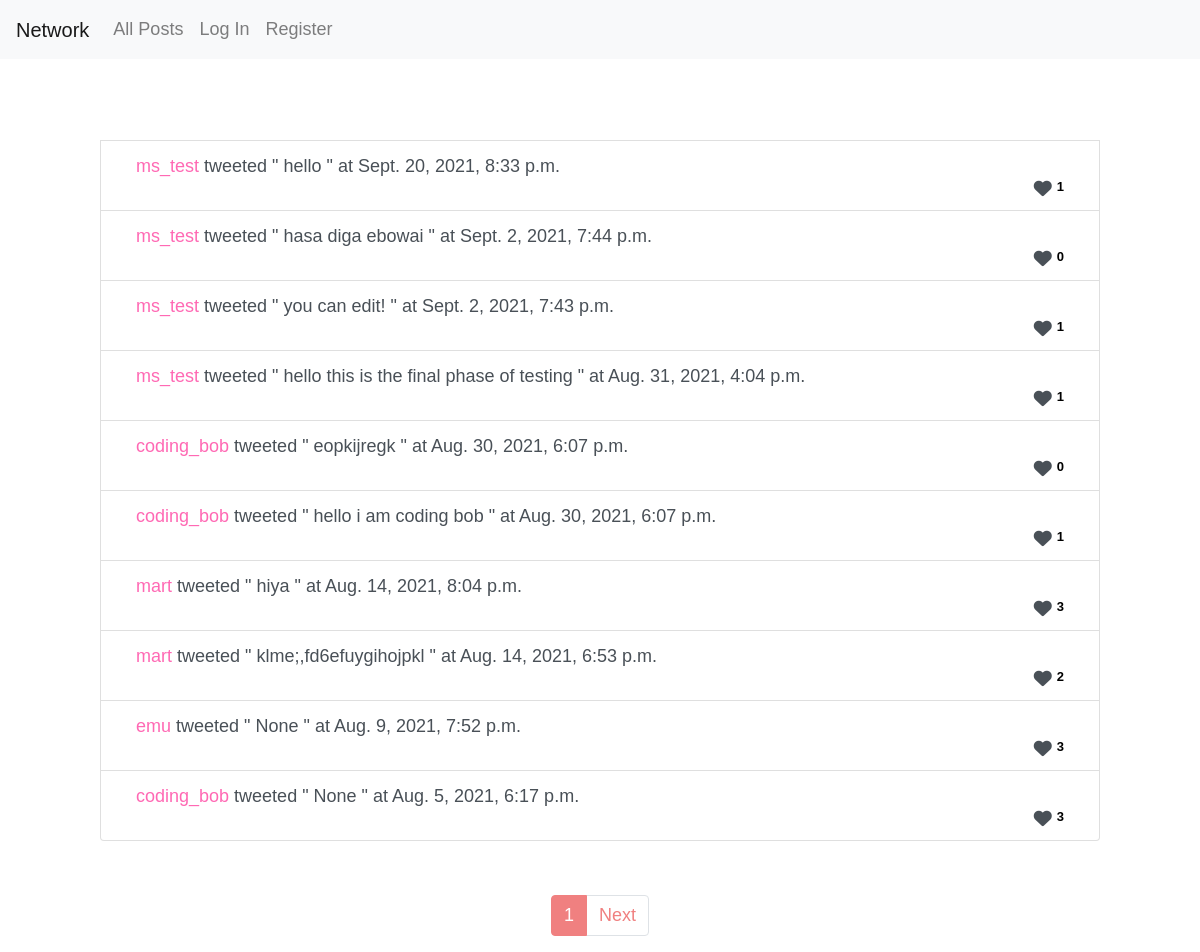
The page / on the database its author committed.
### network/models.py (models this page shows, shortened)
class Post(models.Model):
    user = models.ForeignKey(User, on_delete=models.CASCADE, default=0)
    user_name = models.CharField(max_length=25, default="string", null=True, blank=True)
    post = models.CharField(max_length=1440, default='', null=True, blank=True)
    time_added = models.DateTimeField(max_length=64, default=datetime.now(timezone.utc))
    likes = models.IntegerField(default="0")

### network/views.py (the view)
# urls.py: path("", views.index, name="index"),
def index(request):
    allposts = Post.objects.all().order_by('-time_added')
    for post in allposts:
        post.likes = Like.objects.filter(post=post).count()
        post.save()
    vals = allposts.values_list('id', 'user', 'user_name', 'post', 'time_added', 'likes')
    smem = Like.objects.filter(liker=request.user.id)
    smeg = smem.values_list('post')
    liked_posts = []
    for i in smeg:
        liked_posts.append(i[0])
    print("liked posts", liked_posts)
    paginator = Paginator(vals, 10)
    page_number = request.GET.get('page')
    page_obj = paginator.get_page(page_number)
    hello = vals[3]
    print("hello there: ", hello)
    form = EditForm({'id': vals[0], 'post': hello})
    return render(request, "network/index.html", {
        "vals": vals,
        "page_obj": page_obj,
        "form": form,
        "liked_posts": liked_posts
    })

### network/templates/network/index.html (shortened to what this page needs)
{% extends "network/layout.html" %}
{% block body %}
<div style="padding-left: 100px; padding-right: 100px;"><br><br>
        <br>
{% for i in page_obj.object_list %}
<li class="list-group-item list-group-item-action"> <div class="container">
<div id="divvo_{{ i.0 }}"><div class="tweeto_{{ i.0 }}"> <a href="{% url 'load_profile' i.1 %}"> {{ i.2 }} </a>tweeted " {{ i.3 }} " at {{ i.4 }} </div> </div>
{% if user.is_authenticated and i.0 not in liked_posts %}
<i class="fas fa-heart" id="authenticatedheart{{i.0}}"><div class="likes" id="likes{{i.0}}">   {{i.5}}</div> </i>
{% elif i.0 in liked_posts %}
<i class="fas fa-heart" id="authenticatedheart{{i.0}}" style="color:pink;"><div class="likes" id="likes{{i.0}}">   {{i.5}}</div> </i>
{% else %}
<i class="fas fa-heart" id="unauthenticatheart{{i.0}}"><div class="likes" id="likes{{i.0}}">   {{i.5}}</div> </i>
{% endif %}
{% endfor %}
</li></div><br><br>
{% endblock %}

### network/static/network/styles.css (style rules this page uses)
body { font-family: Arial, Helvetica, sans-serif; font-size: large; font-weight: 100 }
.list-group-item { display: flex; flex-direction: row; justify-content: space-between; }
.likes { font-family: Arial, Helvetica, sans-serif; color: black; float:right; font-size: small; text-align: right; margin-left: 5px; }
.fa-heart { float: right; text-align: right; }
.container { position: relative; }
a { color: hotpink; cursor: pointer; cursor: hand; }

### rows shown on the page
Post: user_name "ms_test", post "hello", time_added "Sept. 20, 2021, 8:33 p.m.", likes "1"
Post: user_name "ms_test", post "hasa diga ebowai", time_added "Sept. 2, 2021, 7:44 p.m.", likes "0"
Post: user_name "ms_test", post "you can edit!", time_added "Sept. 2, 2021, 7:43 p.m.", likes "1"
Post: user_name "ms_test", post "hello this is the final phase of testing", time_added "Aug. 31, 2021, 4:04 p.m.", likes "1"
Post: user_name "coding_bob", post "eopkijregk", time_added "Aug. 30, 2021, 6:07 p.m.", likes "0"
Post: user_name "coding_bob", post "hello i am coding bob", time_added "Aug. 30, 2021, 6:07 p.m.", likes "1"
Post: user_name "mart", post "hiya", time_added "Aug. 14, 2021, 8:04 p.m.", i "3"
Post: user_name "mart", post "klme;,fd6efuygihojpkl", time_added "Aug. 14, 2021, 6:53 p.m.", likes "2"
Post: user_name "emu", i "None", time_added "Aug. 9, 2021, 7:52 p.m.", likes "3"
Post: user_name "coding_bob", i "None", time_added "Aug. 5, 2021, 6:17 p.m.", likes "3"

### other values the page prints
{{ n }} "1"
